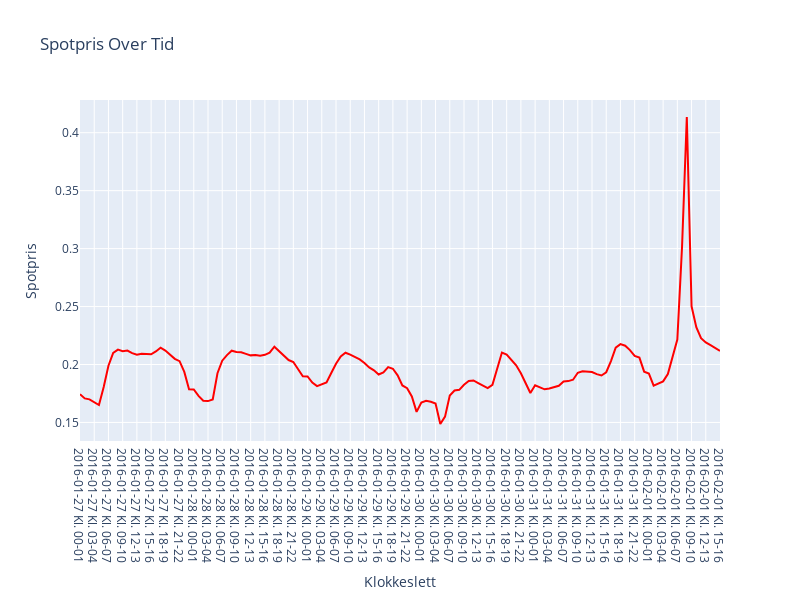

Notebook code for this chart:
### Code cell
import pandas as pd
import numpy as np
import plotly.graph_objs as go

def datafunc(filename,cols):

    #cols = list with columnames as string ["Tidsintervall", "Spotpris"]
    data= pd.read_csv(filename,encoding="UTF-8", sep=";", usecols=cols)

    #creates empty dictionary
    d={}
    
    for index, row in data.iterrows():
        timeint= row[cols[0]]
        Spotpris= row[cols[1]]
        Spotpris= float(Spotpris.replace(",","."))

        d[timeint]=Spotpris
    

    sorted_dict = dict(sorted(d.items(),key=lambda x:(x[1]), reverse=True)) 
    
    #plotting
    data = d
    xs = []
    ys = []

    for key, value in data.items():
        xs.append(key)
        ys.append(value)

    # Create a Plotly scatter plot trace
    trace = go.Scatter(x=xs, y=ys, mode='lines', line=dict(color='red'))

    # Create the layout for the plot
    layout = go.Layout(
        title='Spotpris Over Tid',
        xaxis=dict(title='Klokkeslett'),
        yaxis=dict(title='Spotpris'),
        showlegend=False,
        width=800,
        height=600)

    # Create a Plotly figure and add the trace with the layout
    fig = go.Figure(data=[trace], layout=layout)

    # Display the plot
    fig.show()




datafunc("test.csv",["Dato/klokkeslett","NO5"])

### Figure 1 — Plotly figure (JSON) as saved in the notebook; plotly's stock layout.template omitted (floating-point values rounded to 4 significant figures; data arrays with more than 128 entries replaced by an {"elided": "..."} marker saying what was removed)
{"data": [{"line": {"color": "red"}, "mode": "lines", "type": "scatter", "x": {"elided": "136 str values"}, "y": {"elided": "136 float values"}}], "layout": {"height": 600, "showlegend": false, "title": {"text": "Spotpris Over Tid"}, "width": 800, "xaxis": {"title": {"text": "Klokkeslett"}}, "yaxis": {"title": {"text": "Spotpris"}}}}
